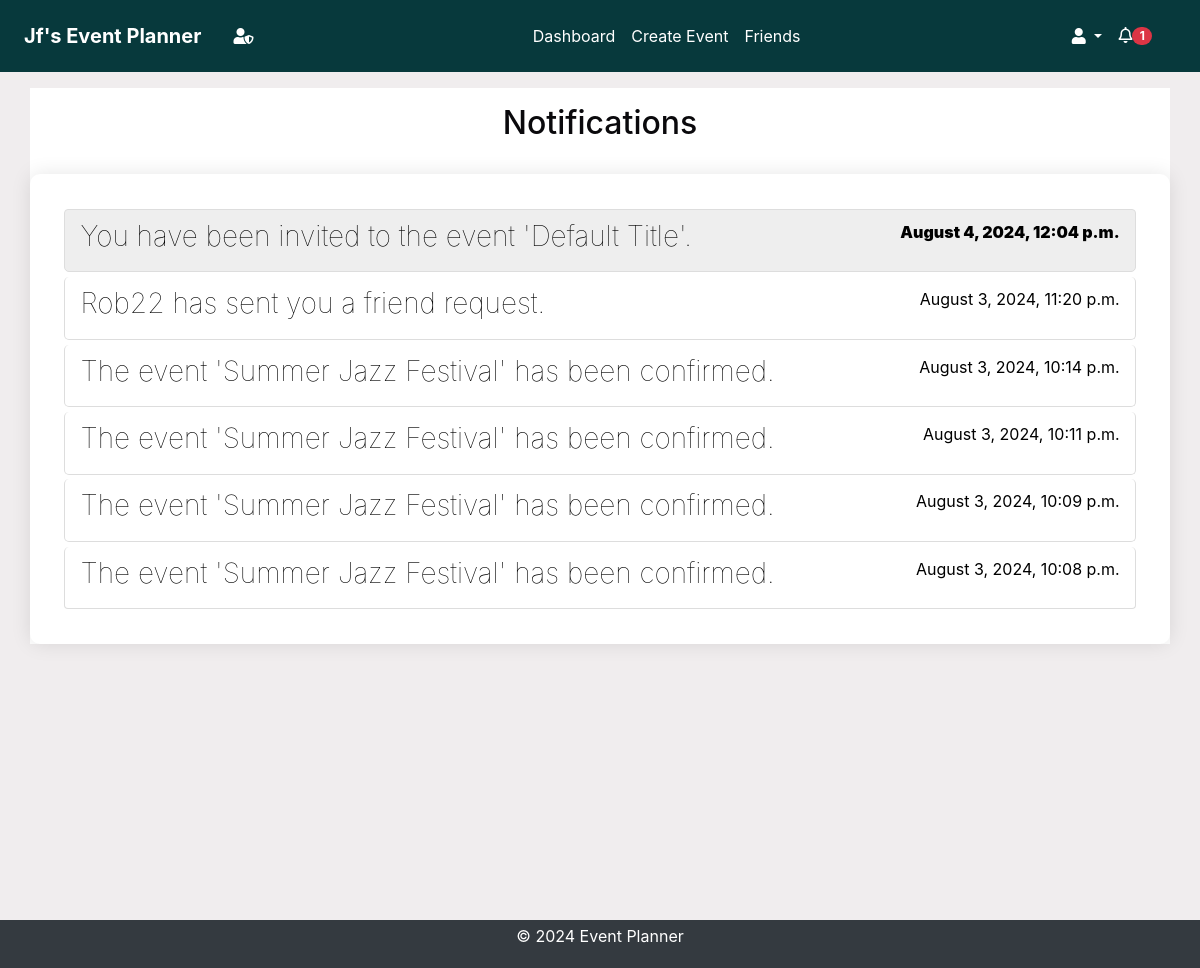
The page /notifications/ (signed in) on the database its author committed.
### notifications/models.py (models this page shows, shortened)
class Notification(models.Model):
    NOTIFICATION_TYPES = [
        ("event_created", "Event Created"),
        ("event_updated", "Event Updated"),
        ("event_cancelled", "Event Cancelled"),
        ("invitation_response", "Invitation Response"),
        ("suggested_alternate_date", "Suggested Alternate Date"),
        ("event_confirmed", "Event Confirmed"),
        ("friend_request_received", "Friend Request Received"),
    ]
    user = models.ForeignKey(User, on_delete=models.CASCADE)
    event = models.ForeignKey(
        Event, on_delete=models.CASCADE, null=True, blank=True
    )
    type = models.CharField(max_length=50, choices=NOTIFICATION_TYPES)
    message = models.TextField()
    created_at = models.DateTimeField(auto_now_add=True)
    read = models.BooleanField(default=False)
    url = models.URLField(default="/")

### notifications/views.py (the view)
# urls.py: path("", views.notifications, name="notifications"),
@login_required
def notifications(request):
    notifications = Notification.objects.filter(user=request.user).order_by(
        "-created_at"
    )
    context = {"notifications": notifications}
    return render(request, "notifications/notifications.html", context)

### accounts/context_processors.py (called while the page is built)
def google_api_key(request):
    return {"GOOGLE_API_KEY": os.getenv("GOOGLE_API_KEY")}

### notifications/context_processors.py (called while the page is built)
def notifications(request):
    if request.user.is_authenticated:
        all_unread_notifications = Notification.objects.filter(
            user=request.user, read=False
        ).order_by("-created_at")
        unread_count = all_unread_notifications.count()
        recent_unread_notifications = all_unread_notifications[:8]
        return {
            "recent_unread_notifications": recent_unread_notifications,
            "unread_count": unread_count,
        }
    return {}

### templates/notifications/notifications.html (shortened to what this page needs)
{% extends 'base.html' %}
{% block content %}
  <div class="container">
    <h2 class="text-center pt-3">Notifications</h2>
    <div class="notifications-list scrollable-column">
      <ul class="list-group">
        {% for notification in notifications|dictsort:'read' %}
          <li class="list-group-item {% if not notification.read %}bg-gray{% endif %}">
            <a href="{% url 'mark_notification_read' notification.id %}" class="notification-link">
              <h3 class="notification-title" style="color: black;">{{ notification.message }}</h3>
              <p class="notification-time" style="color: black;">{{ notification.created_at|date:'F j, Y, g:i a' }}</p>
            </a>
          </li>
        {% empty %}
          <li class="list-group-item text-center" style="padding:2rem;">No notifications</li>
        {% endfor %}
      </ul>
    </div>
  </div>
{% endblock %}

### templates/base.html (shortened to what this page needs)
<!DOCTYPE html>
<html lang="en">
<head>
    {% load static %}
    <link rel="stylesheet" href="https://stackpath.bootstrapcdn.com/bootstrap/4.5.2/css/bootstrap.min.css">
    <link rel="stylesheet" href="{% static 'css/styles.css' %}">
    <link rel="stylesheet" href="https://cdnjs.cloudflare.com/ajax/libs/font-awesome/5.15.4/css/all.min.css">
    <link rel="stylesheet" href="https://cdnjs.cloudflare.com/ajax/libs/fullcalendar/3.10.2/fullcalendar.min.css">
</head>
<body class="c-app">
    <header class="c-header c-header-light c-header-fixed">
        <nav class="navbar navbar-expand-lg navbar-light">
            {% if user.is_authenticated %}
                <a class="navbar-brand" href="{% url 'dashboard' %}"><strong> {{ user.username|title }}'s Event Planner</strong></a>
            {% else %}
                <a class="navbar-brand" href="{% url 'home' %}"><h1><strong>Event Planner</strong></h1></a>
            {% endif %}
            {% if user.is_superuser %}
            <a class="nav-link" aria-label="Admin Panel"  href="{% url 'admin:index' %}"> <i class="fas fa-user-shield"></i></a>
            {% endif %}
            <div class="collapse navbar-collapse" id="navbarSupportedContent">
                {% if user.is_authenticated %}
                <ul class="navbar-nav mx-auto">
                    <li class="nav-item {% if request.resolver_match.url_name == 'dashboard' %}active{% endif %}">
                        <a class="nav-link" href="{% url 'dashboard' %}">Dashboard</a>
                    </li>
                    <li class="nav-item {% if request.resolver_match.url_name == 'create_event' %}active{% endif %}">
                        <a class="nav-link" href="{% url 'create_event' %}">Create Event</a>
                    </li>
                    <li class="nav-item {% if request.resolver_match.url_name == 'friends_page' %}active{% endif %}">
                        <a class="nav-link" href="{% url 'friends_page' %}">Friends</a>
                    </li>
                    {% endif %}
                </ul>
                {% if user.is_authenticated %}
                <ul class="navbar-nav d-flex">
                    <li class="nav-item dropdown">
                        <a class="nav-link dropdown-toggle" href="#" id="profileLink" role="button" data-toggle="dropdown" aria-haspopup="true" aria-expanded="false">
                            <i class="fas fa-user"></i>
                        </a>
                    </li>
                </ul>
                {% endif %}
            </div>
            {% if user.is_authenticated %}
                <ul class="navbar-nav ml-auto d-flex">
                    <li class="nav-item mr-3">
                        <a class="nav-link" href="#" id="notificationBell" role="button" data-toggle="dropdown" aria-haspopup="true" aria-expanded="false">
                            <i class="fas fa-bell" style="font-weight:100;"></i>
                            {% if unread_count > 0 %}
                                <span class="badge badge-pill badge-danger">{{ unread_count }}</span>
                            {% else %}
                                <span class="badge badge-pill badge-danger" style="opacity: 0;min-width:1.5rem;min-height:0.9rem">{{ unread_count }}</span>
                            {% endif %}
                        </a>
                    </li>
                </ul>
            {% endif %}
        </nav>
    </header>
    <main class="c-main">
        <div class="container-fluid">
            <div class="fade-in">
                {% block content %}{% endblock %}
            </div>
        </div>
    </main>
    <footer class="footer py-1">
        <div class="container text-center">
            <p class="text-white">&copy; 2024 Event Planner</p>
        </div>
    </footer>
</body>
</html>

### static/css/styles.css (style rules this page uses)
* { box-sizing: border-box; }
body, html { margin: 0; padding: 0; font-family: var(--font-family-sans-serif); background-color: var(--background); color: var(--text); height: 100%; }
:root { --primary: #07393c; --secondary: #2C666E; --accent: #90DDF0; --background: #F0EDEE; --text: #0A090C; --heading-bg: #eeeeee; --white: #fff; --gray: #6c757d; --gray-dark: #343a40; --success: #28a745; --info: #17a2b8; --warning: #ffc107; --danger: #dc3545; --light: #f8f9fa; --dark: #343a40; --blue: #00448d !important; --breakpoint-xs: 0; --breakpoint-sm: 576px; --breakpoint-md: 768px; --breakpoint-lg: 992px; --breakpoint-xl: 1200px; --font-family-sans-serif: -apple-system, BlinkMacSystemFont, "Segoe UI", Roboto, "Helvetica Neue", Arial, "Noto Sans", sans-serif, "Apple Color Emoji", "Segoe UI Emoji", "Segoe UI Symbol", "Noto Color Emoji"; --font-family-monospace: SFMono-Regular, Menlo, Monaco, Consolas, "Liberation Mono", "Courier New", monospace; }
.container-fluid { display: flex; flex-direction: column; min-height: 100vh; }
.scrollable-column { overflow-y: auto; max-height: 100vh; }
header { background-color: var(--primary) !important; color: var(--white) !important; padding: .5rem !important; margin-bottom: 1rem !important; }
header a, header .navbar-brand, header .nav-link { color: var(--white) !important; }
footer { background-color: var(--dark) !important; color: var(--white) !important; padding: 1px 0px !important; padding-top: 0 !important; padding-bottom: 0 !important; margin-top: 2rem !important; text-align: center !important; margin-top: auto; }
body>main>div>div>div.container { background-color: var(--white); padding: 2rem; box-shadow: 0 0 10px rgba(0, 0, 0, .5); }
.notifications-list { background-color: var(--white); padding: 2rem; border-radius: 10px; box-shadow: 0 0 20px rgba(0, 0, 0, .1); width: 100%; max-width: 100%; margin: 2rem auto; color: var(--text); }
.notifications-list ul { list-style-type: none; padding: 0; }
.notifications-list ul li { margin: .15rem; padding: 10px 15px; border: 1px solid #ddd; border-radius: 5px; transition: background-color .3s; }
.notifications-list ul li .notification-link { text-decoration: none; color: var(--text); display: flex; justify-content: space-between; }
.navbar-nav.mx-auto { flex: 1; justify-content: center; }
#notificationBell { margin-right: auto; display: flex; justify-content: flex-end; }
.bg-gray.bg-gray { background-color: var(--heading-bg) !important; font-weight: 900; }
.notification-title { font-weight: 100; }
body>main>div>div>div.container { padding: 0rem; box-shadow: none; }

### rows shown on the page
Notification: message "You have been invited to the event 'Default Title'.", created_at "August 4, 2024, 12:04 p.m."
Notification: message "Rob22 has sent you a friend request.", created_at "August 3, 2024, 11:20 p.m."
Notification: message "The event 'Summer Jazz Festival' has been confirmed.", created_at "August 3, 2024, 10:14 p.m."
Notification: message "The event 'Summer Jazz Festival' has been confirmed.", created_at "August 3, 2024, 10:11 p.m."
Notification: message "The event 'Summer Jazz Festival' has been confirmed.", created_at "August 3, 2024, 10:09 p.m."
Notification: message "The event 'Summer Jazz Festival' has been confirmed.", created_at "August 3, 2024, 10:08 p.m."

### other values the page prints
{{ user.username|title }} "Jf"
{{ unread_count }} "1"
